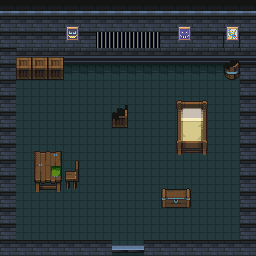

The image is a tile-based game level rendered from a .tmx file. Its description and complete source (layers, tilesets, objects, tile grids) follow:
An orthogonal 16x16 tile map with 16x16 px tiles, 3 tile layers (Enviroment, Furniture, Decorations), 3 tilesets and 13 objects (10x NonInteractableImpl, Unpickable, UnpickableWithEnigma, DoorLockedWithEnigma).

<map version="1.7" tiledversion="1.11.0" orientation="orthogonal" renderorder="right-down" width="16" height="16" tilewidth="16" tileheight="16" infinite="0" nextlayerid="9" nextobjectid="18">
 <tileset firstgid="1" source="../tilesets/Enviroment.tsx" />
 <tileset firstgid="626" source="../tilesets/Things.tsx" />
 <tileset firstgid="1251" source="../tilesets/Things2.tsx" />
 <layer id="1" name="Enviroment" width="16" height="16">
  <data encoding="csv">
2,2,2,2,2,2,2,2,2,2,2,2,2,2,2,2,
27,27,27,27,27,27,27,27,27,27,27,27,27,27,27,27,
27,27,27,27,127,127,135,135,135,135,127,127,127,128,128,127,
27,52,52,52,52,52,52,52,52,52,52,52,52,52,52,52,
27,6,6,6,6,6,6,6,6,6,6,6,6,6,6,27,
27,31,31,31,31,31,31,31,31,31,31,31,31,31,31,27,
27,31,31,31,31,31,31,31,31,31,31,31,31,31,31,27,
27,31,31,31,31,31,31,31,31,31,31,31,31,31,31,27,
27,31,31,31,31,31,31,31,31,31,31,31,31,31,31,27,
27,31,31,31,31,31,31,31,31,31,31,31,31,31,31,27,
27,31,31,31,31,31,31,31,31,31,31,31,31,31,31,27,
27,31,31,31,31,31,31,31,31,31,31,31,31,31,31,27,
27,31,31,31,31,31,31,31,31,31,31,31,31,31,31,27,
27,31,31,31,31,31,31,31,31,31,31,31,31,31,31,27,
27,31,31,31,31,31,31,31,31,31,31,31,31,31,31,27,
27,27,27,27,27,27,27,56,56,27,27,27,27,27,27,27
</data>
 </layer>
 <layer id="2" name="Furniture" width="16" height="16">
  <data encoding="csv">
0,0,0,0,0,0,0,0,0,0,0,0,0,0,0,0,
0,0,0,0,2372,0,0,0,0,0,0,2371,0,0,2373,0,
0,0,0,0,2388,0,0,0,0,0,0,2387,0,0,2389,0,
0,626,626,626,0,0,0,0,0,0,0,0,0,0,677,0,
0,651,651,651,0,0,0,0,0,0,0,0,0,0,702,0,
0,0,0,0,0,0,0,0,0,0,0,0,843,843,0,0,
0,0,0,0,0,0,0,676,0,0,0,786,787,0,0,0,
0,0,0,0,0,0,0,701,0,0,0,811,812,0,0,0,
0,0,0,0,0,0,0,0,0,0,0,836,837,0,0,0,
0,0,680,681,0,0,0,0,0,0,0,861,862,0,0,0,
0,0,705,706,664,0,0,0,0,0,0,0,0,0,0,0,
0,0,730,731,689,0,0,0,0,0,932,933,0,0,0,0,
0,0,0,0,0,0,0,0,0,0,957,958,0,0,0,0,
0,0,0,0,0,0,0,0,0,0,0,0,0,0,0,0,
0,0,0,0,0,0,0,0,0,0,0,0,0,0,0,0,
0,0,0,0,0,0,0,329,329,0,0,0,0,0,0,0
</data>
 </layer>
 <objectgroup id="3" name="Objects">
  <object id="1" name="Bed" type="Unpickable" x="177.581" y="100.367" width="29.6667" height="54.3333">
   <properties>
    <property name="Reward" value="Bed note" />
   </properties>
  </object>
  <object id="3" name="PuzzleTable" type="UnpickableWithEnigma" x="34.3333" y="152.333" width="27.3333" height="39.3333">
   <properties>
    <property name="Enigma" value="Puzzle" />
    <property name="Reward" value="" />
   </properties>
  </object>
  <object id="5" name="Wall" type="NonInteractableImpl" x="0" y="0" width="256" height="64" />
  <object id="6" name="Wall" type="NonInteractableImpl" x="0" y="64" width="16" height="192" />
  <object id="7" name="Wall" type="NonInteractableImpl" x="240" y="64" width="16" height="192" />
  <object id="8" name="Wall" type="NonInteractableImpl" x="16" y="240" width="96" height="16" />
  <object id="9" name="Wall" type="NonInteractableImpl" x="144" y="240" width="96" height="16" />
  <object id="10" name="Chair" type="NonInteractableImpl" x="65.6667" y="160.333" width="13.6667" height="28.3333" />
  <object id="11" name="Boxes" type="NonInteractableImpl" x="15.5" y="61.5" width="48.5" height="18" />
  <object id="15" name="Broken Box" type="NonInteractableImpl" x="111" y="105.667" width="17.3333" height="22.6667" />
  <object id="16" name="BrokenBarrel" type="NonInteractableImpl" x="224.333" y="64.6667" width="16.6667" height="16.3333" />
  <object id="17" name="Chest" type="NonInteractableImpl" x="161.667" y="188.667" width="29.3333" height="19.6667" />
 </objectgroup>
 <objectgroup id="7" name="Doors">
  <object id="2" name="Door" type="DoorLockedWithEnigma" x="112.333" y="246" width="31.3333" height="6">
   <properties>
    <property name="DestX" type="int" value="25" />
    <property name="DestY" type="int" value="95" />
    <property name="Destination" value="canteen" />
    <property name="Enigma" value="EnigmaFirstDoor" />
   </properties>
  </object>
 </objectgroup>
 <layer id="5" name="Decorations" width="16" height="16">
  <data encoding="csv">
0,0,0,0,0,0,0,0,0,0,0,0,0,0,0,0,
0,0,0,0,0,0,0,0,0,0,0,0,0,0,0,0,
0,0,0,0,0,0,0,0,0,0,0,0,0,0,0,0,
0,0,0,0,0,0,0,0,0,0,0,0,0,0,0,0,
0,0,0,0,0,0,0,0,0,0,0,0,0,0,0,0,
0,0,0,0,0,0,0,0,0,0,0,0,0,0,0,0,
0,0,0,0,0,0,0,0,0,0,0,0,0,0,0,0,
0,0,0,0,0,0,0,0,0,0,0,0,0,0,0,0,
0,0,0,0,0,0,0,0,0,0,0,0,0,0,0,0,
0,0,0,0,0,0,0,0,0,0,0,0,0,0,0,0,
0,0,0,928,0,0,0,0,0,0,0,0,0,0,0,0,
0,0,0,0,0,0,0,0,0,0,0,0,0,0,0,0,
0,0,0,0,0,0,0,0,0,0,0,0,0,0,0,0,
0,0,0,0,0,0,0,0,0,0,0,0,0,0,0,0,
0,0,0,0,0,0,0,0,0,0,0,0,0,0,0,0,
0,0,0,0,0,0,0,0,0,0,0,0,0,0,0,0
</data>
 </layer>
</map>
